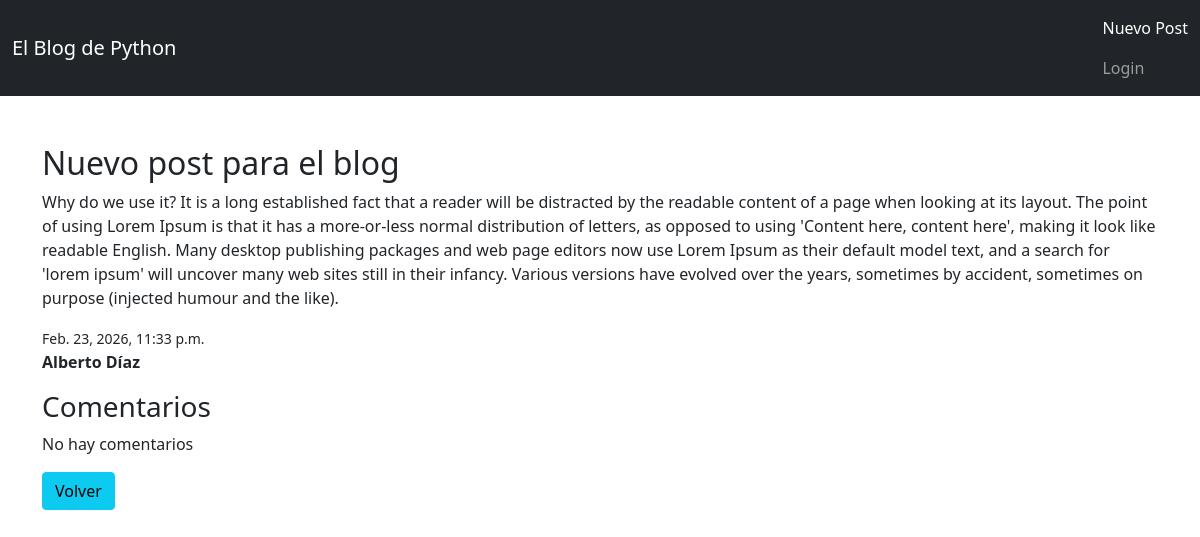
Before: /post/1 with the older database file.
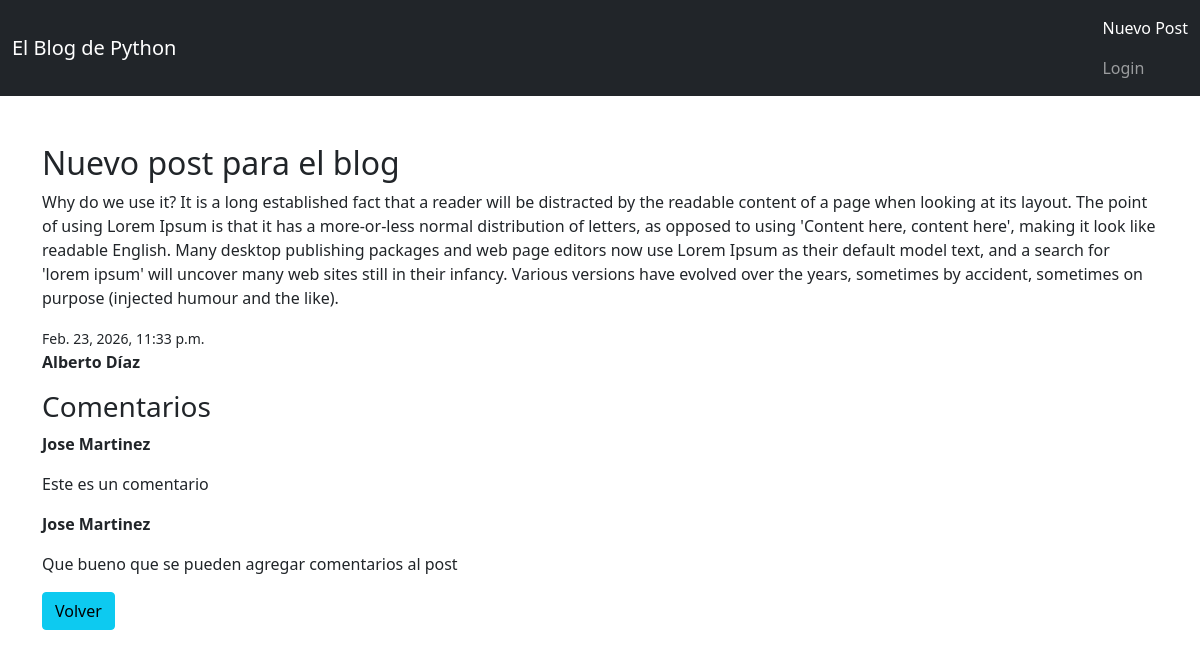
After: the same page with the newer database file.
### comments/models.py (models this page shows, shortened)
class Comments(models.Model):
    post = models.ForeignKey(
        Post,
        on_delete=models.CASCADE,
        related_name='comments'
    )
    author = models.CharField(max_length=100)
    content = models.TextField()
    created_at = models.DateTimeField(auto_now_add=True)

### blog/views.py (the view)
# urls.py: path('post/<int:post_id>', post_detail, name='post_detail')
def post_detail(request, post_id):
    post = get_object_or_404(Post, id=post_id)
    return render(request, 'blog/post_detail.html', {'post': post})

### templates/blog/post_detail.html (shortened to what this page needs)
{% extends 'blog/base.html' %}
{% block content%}
<h2>{{post.title}}</h2>
<p>{{post.content}}</p>
<small>{{ post.created_at }}</small>
<p><strong>{{post.author}}</strong></p>
<h3>Comentarios</h3>
{% for comment in post.comments.all %}
<p><strong>{{comment.author}}</strong></p>
<p>{{comment.content}}</p>
{%empty %}
<p>No hay comentarios</p>
{% endfor %}
<a href="{% url 'post_list' %}" class="btn btn-info">Volver</a>
{% endblock %}

Changed rows visible on the page:
added Comments: author "Jose Martinez", content "Este es un comentario"
added Comments: author "Jose Martinez", content "Que bueno que se pueden agregar comentarios al post"
Other visible differences:
text no longer shown: "No hay comentarios"
